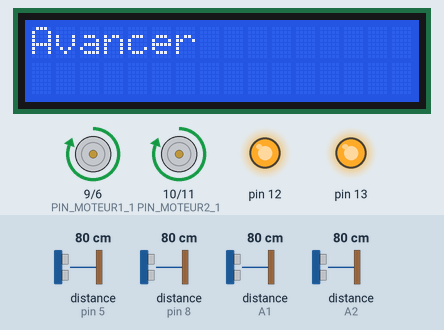
Recording of a sketch running on a simulated Arduino Uno, built with avr-gcc and run on an emulated ATmega328P. On the bench: 16×2 character LCD, motor-driver pin pairs drawn as motors (green arrow = first pin HIGH = forward, orange = second pin HIGH = backward, longer = more drive), output pins drawn as LEDs (lit = HIGH). Wiring (inferred from the names in the program): ultrasonic range finder: trigger A0; echo A1. Inputs (shaded band) come from the test bench; at power-on: distance to the obstacle (sensors on A1, pin 5, pin 8, A2) 80 cm. The echo pulse lasts 58.3 µs per cm; pins used as bus, display or sensor lines are not drawn; what the sketch prints to the serial monitor is not drawn.

Above: at 3.3 s.
3.4 s: distance to the obstacle (sensor on A1) set to 17 cm
5.1 s: distance to the obstacle (sensor on A1) set to 13 cm
At 5.32 s:
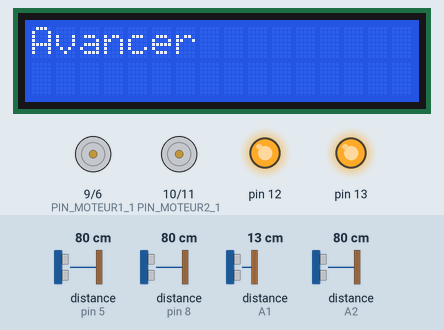
At 6.0 s:
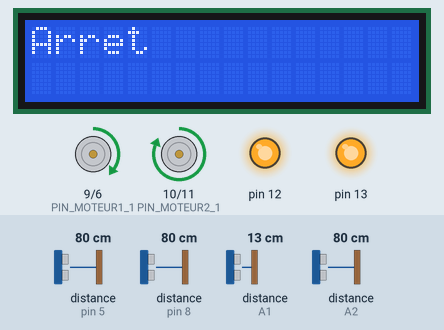
8.3 s: distance to the obstacle (sensor on A1) set to 18 cm
At 9.5 s:
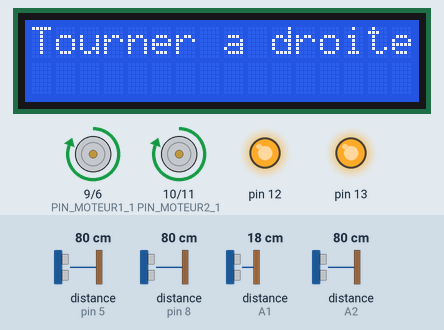
Timing chart, 0 to 11.3 s (numbered marks = the images above; inputs shaded):
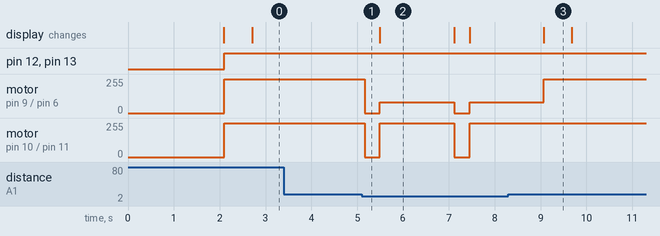

Measured:
- the behaviour switches between 16 and 15 cm on distance to the obstacle (sensor on A1) (found by bisection; images 0 and 1)
- after the input at 3.4 s, every drawn part: stays the same
- after the input at 5.1 s, motor on pin 9 (PIN_MOTEUR1_1) / pin 6 (PIN_MOTEUR1_2): alternates forward 80/255 for 1.6 s and stopped for 0.33 s, starting after 0.06 s; motor on pin 10 (PIN_MOTEUR2_1) / pin 11 (PIN_MOTEUR2_2): alternates forward 255/255 for 1.6 s and stopped for 0.33 s, starting after 0.06 s
- after the input at 8.3 s, motor on pin 10 (PIN_MOTEUR2_1) / pin 11 (PIN_MOTEUR2_2): stops changing and stays forward 255/255
- what the display in image 2 shows lasts 1.6 s, from 5.5 s to 7.1 s
- what the display in image 3 shows lasts 0.6 s, from 9.1 s to 9.7 s

The sketch:

ROBOT.ino
```cpp
#include <LiquidCrystal.h>
#include <Adafruit_LiquidCrystal.h>

Adafruit_LiquidCrystal lcd(0);
// Crée un objet de la classe Adafruit_LiquidCrystal nommé "lcd_1" en utilisant le constructeur qui
//prend un argument de type entier (dans ce cas, la valeur 0).

#define BROCHE_TRIGGER_AVANT A0
#define BROCHE_ECHO_AVANT A1
#define BROCHE_TRIGGER_ARRIERE 4
#define BROCHE_ECHO_ARRIERE 5
#define BROCHE_TRIGGER_GAUCHE A3
#define BROCHE_ECHO_GAUCHE A2
#define BROCHE_TRIGGER_DROITE 7
#define BROCHE_ECHO_DROITE 8


#define DISTANCE_OBSTACLE 15

#define PIN_MOTEUR1_1 9
#define PIN_MOTEUR1_2 6
#define PIN_MOTEUR2_1 10
#define PIN_MOTEUR2_2 11


int enMouvement;

void setup() {
  pinMode(PIN_MOTEUR1_1, OUTPUT);
  pinMode(PIN_MOTEUR1_2, OUTPUT);
  pinMode(PIN_MOTEUR2_1, OUTPUT);
  pinMode(PIN_MOTEUR2_2, OUTPUT);


  pinMode(BROCHE_TRIGGER_AVANT, OUTPUT);
  pinMode(BROCHE_ECHO_AVANT, INPUT);
  pinMode(BROCHE_TRIGGER_ARRIERE, OUTPUT);
  pinMode(BROCHE_ECHO_ARRIERE, INPUT);
  pinMode(BROCHE_TRIGGER_GAUCHE, OUTPUT);
  pinMode(BROCHE_ECHO_GAUCHE, INPUT);
  pinMode(BROCHE_TRIGGER_DROITE, OUTPUT);
  pinMode(BROCHE_ECHO_DROITE, INPUT);


  pinMode(12, OUTPUT);
  pinMode(13, OUTPUT);

  Serial.begin(9600);
  lcd.begin(16, 2); // Initialiser l'écran LCD avec 16 colonnes et 2 lignes
  lcd.print("Robot Eviteur");
  lcd.setCursor(0, 1);
  lcd.print("d'Obstacles");
  delay(2000);
  lcd.clear();
}

float calculerDistance(int brocheTrigger, int brocheEcho) {
  digitalWrite(brocheTrigger, LOW);
  delayMicroseconds(2);
  digitalWrite(brocheTrigger, HIGH);
  delayMicroseconds(10);
  digitalWrite(brocheTrigger, LOW);

  float duree = pulseIn(brocheEcho, HIGH);
  float distance = duree * 0.034 / 2;  // Convertir la durée du signal en distance en centimètres
  return distance;
}

void avancer(int enMouvement) {
  digitalWrite(12, HIGH);
  digitalWrite(13, HIGH);
  analogWrite(PIN_MOTEUR1_1, 255);
  analogWrite(PIN_MOTEUR1_2, 0);
  analogWrite(PIN_MOTEUR2_1, 255);
  analogWrite(PIN_MOTEUR2_2, 0);
  delay(enMouvement);
  return;
}

void reculer(int enMouvement) {
  digitalWrite(12, HIGH);
  digitalWrite(13, HIGH);
  analogWrite(PIN_MOTEUR1_1, 0);
  analogWrite(PIN_MOTEUR1_2, 255);
  analogWrite(PIN_MOTEUR2_1, 0);
  analogWrite(PIN_MOTEUR2_2, 255);
  delay(enMouvement);
  return;
}

void tournerAGauche(int enMouvement) {
  digitalWrite(12, HIGH);
  digitalWrite(13, HIGH);
  analogWrite(PIN_MOTEUR1_1, 255);
  analogWrite(PIN_MOTEUR1_2, 0);
  analogWrite(PIN_MOTEUR2_1, 80);
  analogWrite(PIN_MOTEUR2_2, 0);
  delay(enMouvement);
  return;
}

void tournerADroite(int enMouvement) {
  analogWrite(PIN_MOTEUR1_1, 80);
  analogWrite(PIN_MOTEUR1_2, 0);
  analogWrite(PIN_MOTEUR2_1, 255);
  analogWrite(PIN_MOTEUR2_2, 0);
  delay(enMouvement);
  return;
}

void arreterMouvement(int enMouvement) {
  digitalWrite(12, HIGH);
  digitalWrite(13, HIGH);
  analogWrite(PIN_MOTEUR1_1, 0);
  analogWrite(PIN_MOTEUR1_2, 0);
  analogWrite(PIN_MOTEUR2_1, 0);
  analogWrite(PIN_MOTEUR2_2, 0);
  delay(enMouvement);
  return;
}

void loop() {
  Serial.print("Distance avant : ");
  Serial.print(calculerDistance(BROCHE_TRIGGER_AVANT, BROCHE_ECHO_AVANT));
  Serial.println(" cm");
  float distanceAvant = calculerDistance(BROCHE_TRIGGER_AVANT, BROCHE_ECHO_AVANT);

  while (distanceAvant > DISTANCE_OBSTACLE) { //pas 'obstacle devant

    avancer(600);
    lcd.clear();
    lcd.print("Avancer");
    distanceAvant = calculerDistance(BROCHE_TRIGGER_AVANT, BROCHE_ECHO_AVANT);
  }

  if (distanceAvant < DISTANCE_OBSTACLE) { // obstacle devant
    arreterMouvement(300);
    lcd.clear();
    lcd.print("Arret");
    float distanceDroite = calculerDistance(BROCHE_TRIGGER_DROITE, BROCHE_ECHO_DROITE);
    float distanceGauche = calculerDistance(BROCHE_TRIGGER_GAUCHE, BROCHE_ECHO_GAUCHE);
    float distanceArriere = calculerDistance(BROCHE_TRIGGER_ARRIERE, BROCHE_ECHO_ARRIERE);
    Serial.print("Distance droite : ");
    Serial.println(calculerDistance(BROCHE_TRIGGER_DROITE, BROCHE_ECHO_DROITE));
    Serial.print("Distance gauche : ");
    Serial.println(calculerDistance(BROCHE_TRIGGER_GAUCHE, BROCHE_ECHO_GAUCHE));

    if (distanceDroite > DISTANCE_OBSTACLE ) { // pas d'obstacle a droite et un obstacle devant
      tournerADroite(1600);
      lcd.clear();
      lcd.print("Tourner a droite");
      distanceAvant = calculerDistance(BROCHE_TRIGGER_AVANT, BROCHE_ECHO_AVANT);

      while (distanceAvant > DISTANCE_OBSTACLE) {
        avancer(600);
        lcd.clear();
        lcd.print("Avancer");
        distanceAvant = calculerDistance(BROCHE_TRIGGER_AVANT, BROCHE_ECHO_AVANT);
      }
    } else if (distanceGauche > DISTANCE_OBSTACLE ) { // pas d'obstacle a gauche et un obstacle devant ,et a droite
      tournerAGauche(1600);
      lcd.clear();
      lcd.print("Tourner a gauche");
      distanceAvant = calculerDistance(BROCHE_TRIGGER_AVANT, BROCHE_ECHO_AVANT);

      while (distanceAvant > DISTANCE_OBSTACLE) {
        avancer(600);
        lcd.clear();
        lcd.print("Avancer");
        distanceAvant = calculerDistance(BROCHE_TRIGGER_AVANT, BROCHE_ECHO_AVANT);
      }
    } else if (distanceArriere > DISTANCE_OBSTACLE) { //pas d'obstacle derrière et un obstacle devant , a droite et a gauche
      reculer(2000);
      lcd.clear();
      lcd.print("Reculer");
      distanceDroite = calculerDistance(BROCHE_TRIGGER_DROITE, BROCHE_ECHO_DROITE);
      distanceGauche = calculerDistance(BROCHE_TRIGGER_GAUCHE, BROCHE_ECHO_GAUCHE);

      if (distanceDroite > DISTANCE_OBSTACLE) { //pas d'obstacle derrière et pas d'obstacle a droite
        tournerADroite(1600);
        lcd.clear();
        lcd.print("Tourner a droite");
        distanceAvant = calculerDistance(BROCHE_TRIGGER_AVANT, BROCHE_ECHO_AVANT);

        while (distanceAvant > DISTANCE_OBSTACLE) {
          avancer(600);
          lcd.clear();
          lcd.print("Avancer");
          distanceAvant = calculerDistance(BROCHE_TRIGGER_AVANT, BROCHE_ECHO_AVANT);
        }
      } else if (distanceGauche > DISTANCE_OBSTACLE) { //pas d'obstacle derrière et pas d'obstacle a gauche
        tournerAGauche(1600);
        lcd.clear();
        lcd.print("Tourner a gauche");
        distanceAvant = calculerDistance(BROCHE_TRIGGER_AVANT, BROCHE_ECHO_AVANT);

        while (distanceAvant > DISTANCE_OBSTACLE) {
          avancer(600);
          lcd.clear();
          lcd.print("Avancer");
          distanceAvant = calculerDistance(BROCHE_TRIGGER_AVANT, BROCHE_ECHO_AVANT);
        }
      }
    } else { //obstacles entouraient le robot
      arreterMouvement(3000);
      lcd.clear();
      lcd.print("Arret");
    }
  } else { //Arret pour recommencer
    arreterMouvement(3000);
    lcd.clear();
    lcd.print("Arret");
  }
}
```
